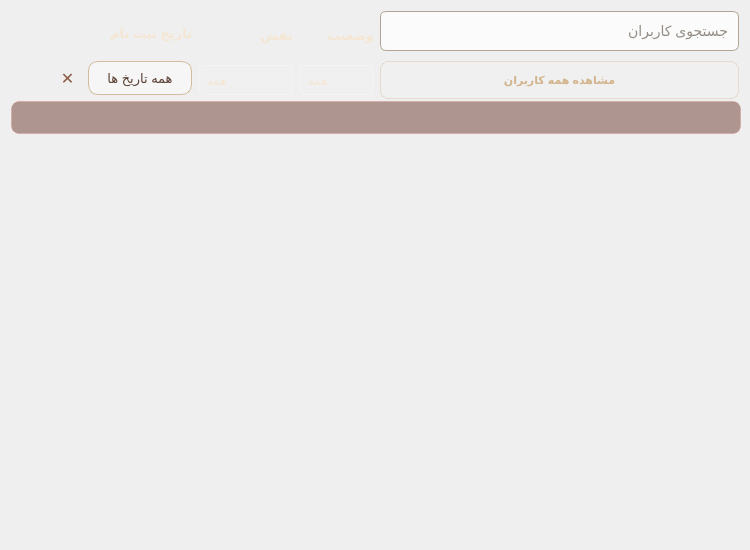
<?xml version="1.0" encoding="UTF-8"?>
<ui version="4.0">
 <class>AllUsersWidget</class>
 <widget class="QWidget" name="AllUsersWidget">
  <property name="geometry">
   <rect>
    <x>0</x>
    <y>0</y>
    <width>750</width>
    <height>550</height>
   </rect>
  </property>
  <property name="minimumSize">
   <size>
    <width>750</width>
    <height>550</height>
   </size>
  </property>
  <property name="maximumSize">
   <size>
    <width>750</width>
    <height>550</height>
   </size>
  </property>
  <property name="windowTitle">
   <string>Form</string>
  </property>
  <layout class="QVBoxLayout" name="verticalLayout_5">
   <item>
    <layout class="QHBoxLayout" name="horizontalLayout_2">
     <item>
      <widget class="QPushButton" name="search_pushButton">
       <property name="styleSheet">
        <string notr="true">        QPushButton {
           background-color: transparent;
           border: 2px solid transparent;
           border-radius: 10px;
        }

        /* ۲. حالت Hover: هاله طلایی ملایم و لوکس دور کارت */
        QPushButton:hover {
           background-color: rgba(218, 165, 32, 0.07); /* ۷ درصد طلایی متالیک (Goldenrod) روی عکس کتاب */
         border: 2px solid rgba(184, 134, 11, 0.6); /* حاشیه طلایی تیره نیمه‌شفاف دور کارت */
        }

 
        QPushButton:pressed {
           background-color: rgba(139, 69, 19, 0.15); /* هاله قهوه‌ای شکلاتی ملایم برای حس کلیک */
           border: 2px solid #B8860B; /* حاشیه طلایی صلب و مشخص */
        }</string>
       </property>
       <property name="text">
        <string/>
       </property>
       <property name="icon">
        <iconset resource="../resources.qrc">
         <normaloff>:/resources/user/search_logo.png</normaloff>:/resources/user/search_logo.png</iconset>
       </property>
       <property name="iconSize">
        <size>
         <width>60</width>
         <height>60</height>
        </size>
       </property>
      </widget>
     </item>
     <item>
      <layout class="QVBoxLayout" name="verticalLayout">
       <item>
        <widget class="QLabel" name="date_label">
         <property name="styleSheet">
          <string notr="true">QLabel {
    background: transparent;
    color: #F5E6D3;
    font-size: 13px;
    font-weight: bold;
}</string>
         </property>
         <property name="text">
          <string>تاریخ ثبت نام</string>
         </property>
        </widget>
       </item>
       <item>
        <layout class="QHBoxLayout" name="horizontalLayout">
         <item>
          <widget class="QToolButton" name="clear_toolButton">
           <property name="styleSheet">
            <string notr="true">QToolButton{

    background:transparent;

    border:none;

    border-radius:9px;

    color:#8A5A44;

    font-size:16px;

    font-weight:bold;

    padding:2px;

}

QToolButton:hover{

    background:rgba(210,180,140,120);

    color:#5A4033;

}

QToolButton:pressed{

    background:rgba(180,150,110,170);

}</string>
           </property>
           <property name="text">
            <string>✕</string>
           </property>
          </widget>
         </item>
         <item>
          <widget class="QToolButton" name="date_toolButton">
           <property name="styleSheet">
            <string notr="true">QToolButton{

    background:rgba(255,255,255,110);

    border:1px solid rgba(193,161,116,170);

    border-radius:10px;

    padding:6px 12px;

    color:#5A4033;

    font-size:13px;

}

QToolButton:hover{

    background:rgba(255,248,240,170);

    border:1px solid #C7A269;

}

QToolButton:pressed{

    background:rgba(232,217,195,200);

}</string>
           </property>
           <property name="text">
            <string>همه تاریخ ها</string>
           </property>
          </widget>
         </item>
        </layout>
       </item>
      </layout>
     </item>
     <item>
      <layout class="QVBoxLayout" name="verticalLayout_2">
       <item>
        <widget class="QLabel" name="role_label">
         <property name="styleSheet">
          <string notr="true">QLabel {
    background: transparent;
    color: #F5E6D3;
    font-size: 13px;
    font-weight: bold;
}</string>
         </property>
         <property name="text">
          <string>نقش</string>
         </property>
        </widget>
       </item>
       <item>
        <widget class="QComboBox" name="role_comboBox">
         <property name="styleSheet">
          <string notr="true">QComboBox {
    background: rgba(255,255,255,22);
    color: #F5E6D3;
    border: 1px solid rgba(255,255,255,60);
    border-radius: 6px;
    padding: 3px 8px;
    min-height: 22px;
}

QComboBox:hover {
    border: 1px solid #D2A679;
}

QComboBox:focus {
    border: 2px solid #C98E55;
}

QComboBox::drop-down {
    border: none;
    width: 20px;
}

QComboBox QAbstractItemView {
    background: #3B2B20;
    color: #F5E6D3;
    border: 1px solid #8A6542;
    selection-background-color: #A87544;
    selection-color: white;
}</string>
         </property>
         <item>
          <property name="text">
           <string>همه</string>
          </property>
         </item>
         <item>
          <property name="text">
           <string>کاربر عادی</string>
          </property>
         </item>
         <item>
          <property name="text">
           <string>ناشر</string>
          </property>
         </item>
        </widget>
       </item>
      </layout>
     </item>
     <item>
      <layout class="QVBoxLayout" name="verticalLayout_3">
       <item>
        <widget class="QLabel" name="blocked_label">
         <property name="styleSheet">
          <string notr="true">QLabel {
    background: transparent;
    color: #F5E6D3;
    font-size: 13px;
    font-weight: bold;
}</string>
         </property>
         <property name="text">
          <string>وضعیت</string>
         </property>
        </widget>
       </item>
       <item>
        <widget class="QComboBox" name="blocked_comboBox">
         <property name="styleSheet">
          <string notr="true">QComboBox {
    background: rgba(255,255,255,22);
    color: #F5E6D3;
    border: 1px solid rgba(255,255,255,60);
    border-radius: 6px;
    padding: 3px 8px;
    min-height: 22px;
}

QComboBox:hover {
    border: 1px solid #D2A679;
}

QComboBox:focus {
    border: 2px solid #C98E55;
}

QComboBox::drop-down {
    border: none;
    width: 20px;
}

QComboBox QAbstractItemView {
    background: #3B2B20;
    color: #F5E6D3;
    border: 1px solid #8A6542;
    selection-background-color: #A87544;
    selection-color: white;
}</string>
         </property>
         <item>
          <property name="text">
           <string>همه</string>
          </property>
         </item>
         <item>
          <property name="text">
           <string>فعال</string>
          </property>
         </item>
         <item>
          <property name="text">
           <string>مسدود</string>
          </property>
         </item>
        </widget>
       </item>
      </layout>
     </item>
     <item>
      <layout class="QVBoxLayout" name="verticalLayout_4">
       <item>
        <widget class="QLineEdit" name="keyword_lineEdit">
         <property name="minimumSize">
          <size>
           <width>0</width>
           <height>40</height>
          </size>
         </property>
         <property name="styleSheet">
          <string notr="true">QLineEdit {
    background-color: rgba(255, 255, 255, 190); /* پس‌زمینه سفید-کرمی نرم */
    color: #2d1f10; /* رنگ متن قهوه‌ای تیره */
    border: 1px solid #b3a394;
    border-radius: 6px; /* لبه‌های کمی تیزتر برای حس قدیمی بودن */
    padding: 8px;
    font-size: 14px;
}

/* وقتی کاربر روی فیلد کلیک می‌کند (فوکوس) */
QLineEdit:focus {
    border: 2px solid #8c6239; /* مرز قهوه‌ای طلایی گرم */
    background-color: #ffffff;
}</string>
         </property>
         <property name="placeholderText">
          <string>جستجوی کاربران</string>
         </property>
        </widget>
       </item>
       <item>
        <widget class="QPushButton" name="allUsers_pushButton">
         <property name="minimumSize">
          <size>
           <width>0</width>
           <height>38</height>
          </size>
         </property>
         <property name="maximumSize">
          <size>
           <width>16777215</width>
           <height>30</height>
          </size>
         </property>
         <property name="styleSheet">
          <string notr="true">QPushButton {
    background-color: rgba(255, 255, 255, 0.08); /* پس‌زمینه شیشه‌ای بسیار ملو */
    border: 1px solid rgba(193, 154, 107, 0.25); /* مرز کاراملی شفاف */
    border-radius: 8px; /* گوشه‌های نرم کلاسیک */
    color: #D2B48C; /* رنگ متنی خامه ای/نسکافه‌ای روشن */
    font-size: 11px;
    font-weight: bold;
    font-family: &quot;Segoe UI&quot;, &quot;Tahoma&quot;;
    padding: 6px 14px;
    min-height: 24px;
}

/* حالت Hover (وقتی موس روی دکمه می‌رود) */
QPushButton:hover {
    background-color: rgba(139, 90, 43, 0.35); /* شیشه کاراملی غلیظ‌تر */
    border: 1px solid #C19A6B; /* لبه طلایی خامه ای */
    color: #FFF; /* متن کاملا سفید و درخشان */
}

/* حالت Pressed (وقتی روی دکمه کلیک می‌شود) */
QPushButton:pressed {
    background-color: rgba(111, 78, 55, 0.6); /* رنگ قهوه‌ای تیره فشرده شده */
    border: 1px solid #8B5A2B;
    padding-left: 16px; /* افکت کلیک کوچک ملو (متمایل شدن متن به راست) */
}</string>
         </property>
         <property name="text">
          <string>مشاهده همه کاربران</string>
         </property>
        </widget>
       </item>
      </layout>
     </item>
    </layout>
   </item>
   <item>
    <widget class="QLabel" name="error_label">
     <property name="sizePolicy">
      <sizepolicy hsizetype="Fixed" vsizetype="Fixed">
       <horstretch>0</horstretch>
       <verstretch>0</verstretch>
      </sizepolicy>
     </property>
     <property name="minimumSize">
      <size>
       <width>730</width>
       <height>0</height>
      </size>
     </property>
     <property name="maximumSize">
      <size>
       <width>730</width>
       <height>16777215</height>
      </size>
     </property>
     <property name="styleSheet">
      <string notr="true">QLabel {
    background-color: rgba(93, 37, 25, 0.45);  /* پس‌زمینه شیشه‌ای شرابی/شکلاتی تیره */
    border: 1px solid rgba(217, 136, 128, 0.35); /* مرز ملو متمایل به رز-گلد شفاف */
    border-radius: 8px;                         /* گوشه‌های نرم */
    color: #FADBD8;                             /* رنگ متن صورتی بسیار ملایم و خوانا */
    font-family: &quot;Segoe UI&quot;, &quot;Tahoma&quot;;
    font-size: 13px;
    font-weight: bold;
    padding: 8px 16px;                          /* ایجاد فضای تنفس داخلی برای حالت شیشه‌ای */
    qproperty-alignment: 'AlignCenter';         /* وسط‌چین کردن متن خطا */
}</string>
     </property>
     <property name="text">
      <string/>
     </property>
     <property name="alignment">
      <set>Qt::AlignCenter</set>
     </property>
     <property name="wordWrap">
      <bool>true</bool>
     </property>
    </widget>
   </item>
   <item>
    <widget class="QListWidget" name="listWidget">
     <property name="styleSheet">
      <string notr="true">/* کاملاً شفاف کردن پس‌زمینه و حذف مرزهای لیست اصلی */
QListWidget {
    background-color: transparent;
    background: transparent;
    border: none;
    outline: none;
    padding: 10px;
}


QListWidget::item:selected {
    background-color: rgba(139, 90, 43, 0.7);
    border: 1px solid #D2B48C;
}
/* اسکرول‌بار شیشه‌ای و هماهنگ */
QScrollBar:vertical {
    background: transparent;
    width: 8px;
    margin: 0px;
}
QScrollBar::handle:vertical {
    background: rgba(111, 78, 55, 0.6); /* دستگیره قهوه‌ای نیمه شفاف */
    border-radius: 4px;
    min-height: 20px;
}
QScrollBar::handle:vertical:hover {
    background: rgba(139, 90, 43, 0.8);
}
QScrollBar::add-line:vertical, QScrollBar::sub-line:vertical {
    background: none; /* حذف دکمه‌های بالا و پایین اسکرول */
}</string>
     </property>
     <property name="dragDropMode">
      <enum>QAbstractItemView::DragDrop</enum>
     </property>
     <property name="viewMode">
      <enum>QListView::IconMode</enum>
     </property>
    </widget>
   </item>
  </layout>
 </widget>
 <resources>
  <include location="../resources.qrc"/>
 </resources>
 <connections/>
</ui>
